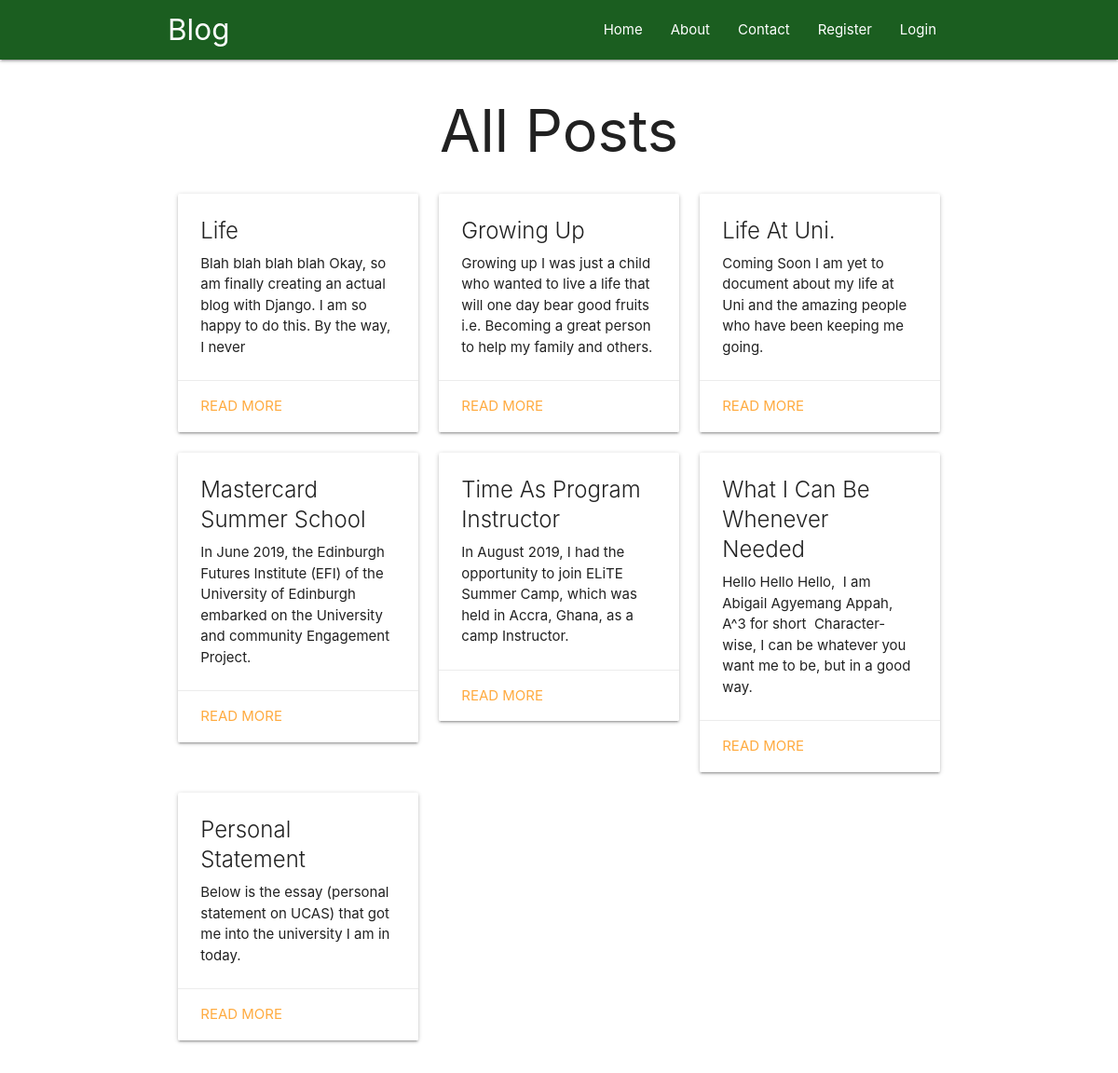
The page / on the database its author committed.
### post/models.py (models this page shows, shortened)
class Article(models.Model):
    title = models.CharField(max_length=200)
    preview = models.TextField(max_length=500)
    content = HTMLField()
    posted = models.DateTimeField(auto_now_add = True)

### post/views.py (the view)
# urls.py: path('', all_post, name="all_post"),
def all_post(request):
    posts = Article.objects.all()
    return render(request, 'post/index.html', {'posts': posts})

### post/templates/post/index.html
{% extends 'post/base.html' %}
{% block content %}
      <div class="container">
         <h1 class="center-align">All Posts</h1>
      </div>
      <div class="container">
         <div class="row">
            {% for post in posts %}
            <div class="col s12 m4">
               <div class="card ">
                  <div class="card-content ">
                     <span class="card-title">	{{ post.title }}</span>
                     <p>{{ post.preview }}</p>
                  </div>
                  <div class="card-action">
                     <a href="/post/{{ post.id }}">Read More</a>
                  </div>
               </div>
            </div>
            {% endfor %}
         </div>
      </div>
      {% endblock %}

### post/templates/post/base.html (shortened to what this page needs)
<html>
<head>
    <link rel="stylesheet" href="https://cdnjs.cloudflare.com/ajax/libs/materialize/1.0.0/css/materialize.min.css">
</head>
<body>
    <nav>
        <div class="nav-wrapper green darken-4">
            <div class="container">
                <a href="/" class="brand-logo">Blog</a>
                <ul id="nav-mobile" class="right hide-on-med-and-down">
                    <li><a href="/">Home</a></li>
                    <li><a href="/about">About</a></li>
                    <li><a href="/contact">Contact</a></li>
                    {% if request.user.is_authenticated %}
                    <li><a href="/logout">Logout</a></li>
                    {% else %}
                     <li><a href="/register">Register</a></li>
                     <li><a href="/login">Login</a></li>
                    {% endif %}
                </ul>
            </div>
        </div>
    </nav>
    {% block content %} {% endblock %}
</body>
</html>

### rows shown on the page
Article: title "Life", preview "Blah blah blah blah Okay, so am finally creating an actual blog with Django. I am so happy to do this. By the way, I never"
Article: title "Growing Up", preview "Growing up I was just a child who wanted to live a life that will one day bear good fruits i.e. Becoming a great person to help my family and others."
Article: title "Life At Uni.", preview "Coming Soon I am yet to document about my life at Uni and the amazing people who have been keeping me going."
Article: title "Mastercard Summer School", preview "In June 2019, the Edinburgh Futures Institute (EFI) of the University of Edinburgh embarked on the University and community Engagement Project."
Article: title "Time As Program Instructor", preview "In August 2019, I had the opportunity to join ELiTE Summer Camp, which was held in Accra, Ghana, as a camp Instructor."
Article: title "What I Can Be Whenever Needed", preview "Hello Hello Hello, I am Abigail Agyemang Appah, A^3 for short Character-wise, I can be whatever you want me to be, but in a good way."
Article: title "Personal Statement", preview "Below is the essay (personal statement on UCAS) that got me into the university I am in today."
